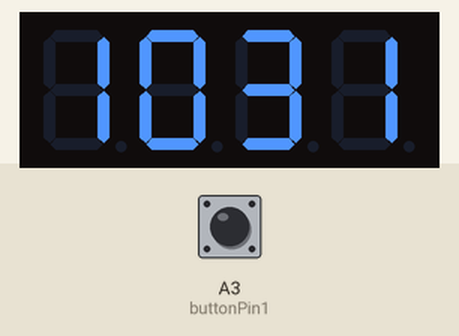
Bench run of a sketch on a simulated Arduino Uno, built with avr-gcc and run on an emulated ATmega328P. Shown: 4-digit seven-segment display. Wiring (inferred from the names in the program): 4-digit 7-segment display, segments lit when HIGH: segments pin 11, pin 10, pin 9, pin 8, pin 7, pin 6, pin 5; digit selects pin 13, pin 12, pin 3, pin 2. The test bench sets the inputs (shaded band); at power-on: A3 (buttonPin1) HIGH. The segment pins are drawn as the display they are named for; what the sketch prints to the serial monitor is not drawn.

Above: at 1.2 s.
1.3 s: A3 (buttonPin1) pulled LOW for 1 s
At 2.7 s:
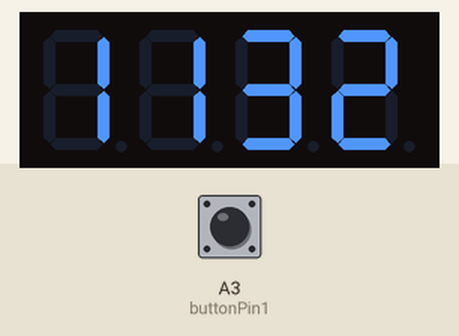
4.5 s: A3 (buttonPin1) pulled LOW for 1 s
At 6.8 s:
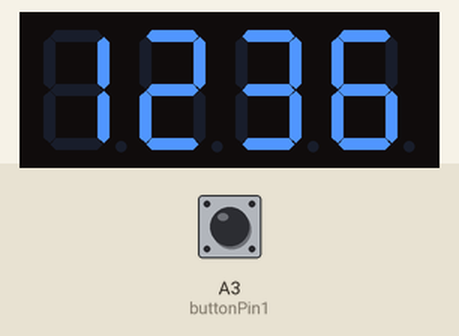
Timing chart, 0 to 8.3 s (numbered marks = the images above; inputs shaded):
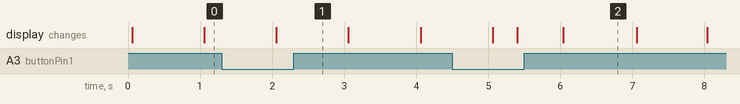

The sketch:

Final_make-up_exam.ino
```cpp
#include <FlexiTimer2.h>
#define buttonPin1 A3

int seg[]={11,10,9,8,7,6,5};  //七段顯示器a-g段
int scan[]={13,12,3,2};  //控制端接角c1-c4
char TAB[]={0x3F,0x06,0x5B,0x4F,0x66,0x6D,0x7D,0x27,0x7F,0x67};
volatile char scan_line = 0;  //紀錄掃描線位置的變數(中斷用)
boolean buttonState1;
char num[]={'0','7','0','5','0','6','0','5'};
char numin[8];
int i,j,k=0,test=0;
int hours = 0, minutes = 10, seconds=30;

void setup() {
  Serial.begin(9600);
  pinMode(4, OUTPUT);
  for(i=0;i<7;i++){
    pinMode(seg[i],OUTPUT);
  }
  for(i=0;i<4;i++){
    pinMode(scan[i],OUTPUT);
    digitalWrite(scan[i],HIGH);
  }

  pinMode(buttonPin1,INPUT);

  FlexiTimer2::set(5,1.0/1000,flash);
  FlexiTimer2::start();
}

void loop() {
  if(Serial.available()){ //判斷緩衝區有無資料
    for(i=0;i<8;i++){
      numin[i]= Serial.read();
    }
  }

  for(i=0;i<8;i++){
    if(num[i]==numin[i]){
      test++;
    }
  }

  if(test==8)
  {
    Serial.println("OK");
    delay(1000);
  }
  else
  {
    Serial.println("error");
    test = 0;
    delay(1000);
  }

  buttonState1 = digitalRead(buttonPin1); //讀取按鈕狀態

  if(buttonState1 == LOW){  //按下
    minutes++;
    delay(20);  //彈跳延遲
    while(1){
      buttonState1 = digitalRead(buttonPin1);
      if(buttonState1 == HIGH){  //放開
        break;
      }
    }
    delay(20);  //彈跳延遲
  }
}

void flash(){
  digitalWrite(scan[scan_line],HIGH);  //七段顯示器初始
  scan_line=(scan_line+1)%4;
  k++;

  if(k%200==0){   //5*200 = 1000 (1s)
    seconds++;
    digitalWrite(4,HIGH);
    Serial.print(minutes);
    Serial.print("：");
    Serial.println(seconds);
    digitalWrite(4,LOW);
    if(seconds==60){
      minutes++;
      seconds=0;

      if(minutes==60){
        minutes=0;
        hours++;
      }
    }
  }

  switch(scan_line){
    case 0:
      output(TAB[minutes/10]);
      break;
    case 1:
      output(TAB[minutes%10]);
      break;
    case 2:
      output(TAB[seconds/10]);
      break;
    default:
      output(TAB[seconds%10]);
      break;
  }
  digitalWrite(scan[scan_line],LOW);
}

void output(byte dat){
  for(j=0;j<7;j++){
    if(dat%2==1){
      digitalWrite(seg[j],HIGH);
    }else{
      digitalWrite(seg[j],LOW);
    }
    dat = dat/2; //進行下一位元處理
  }
}
```

Measured:
- what the display in image 2 shows lasts 1.1 s, from 6.0 s to 7.1 s
